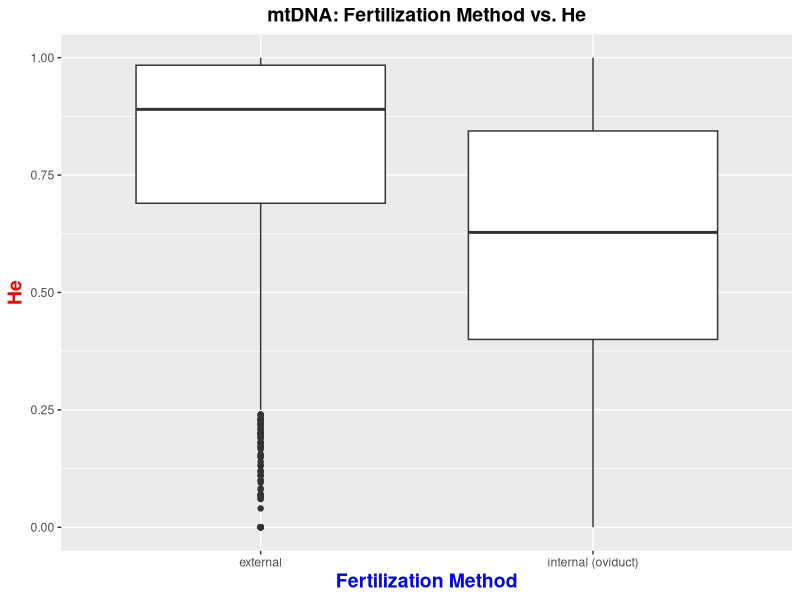
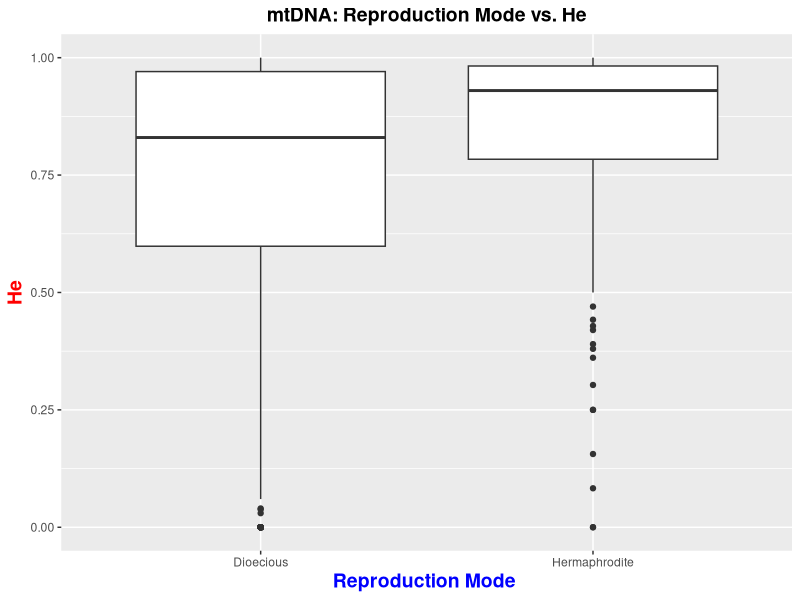
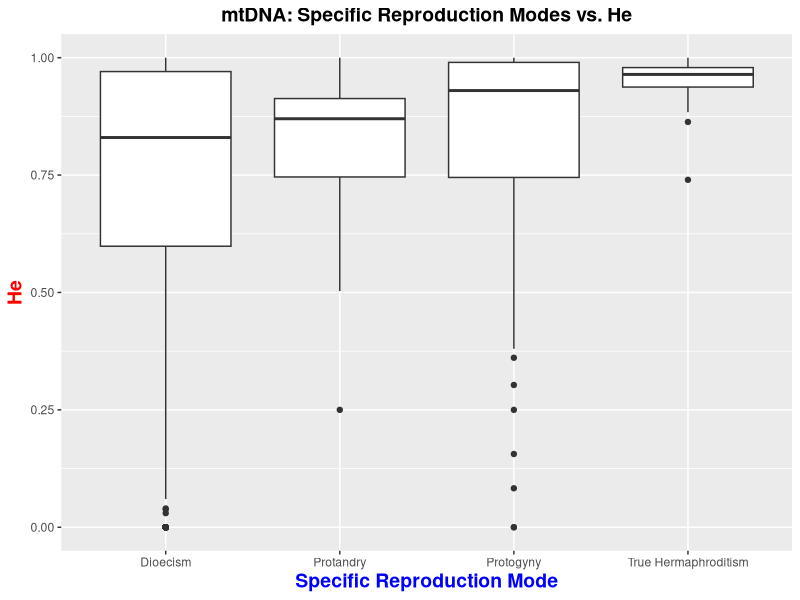
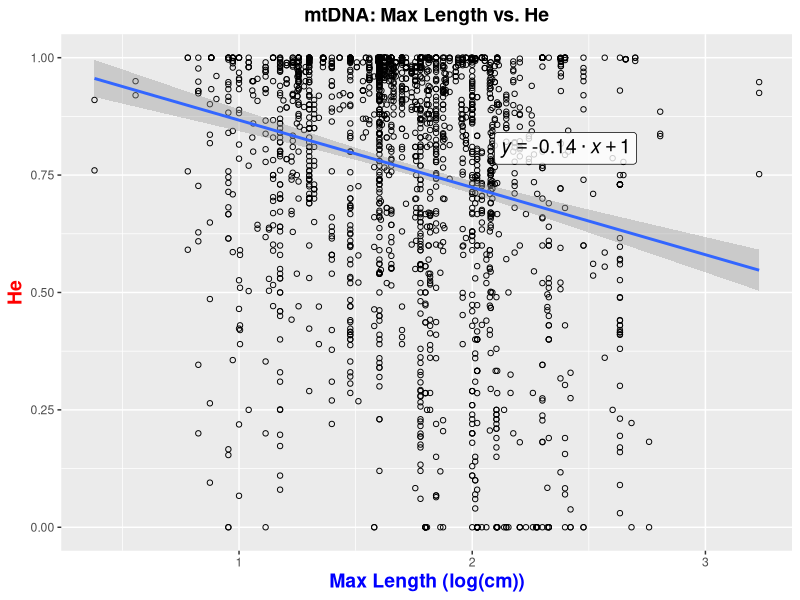
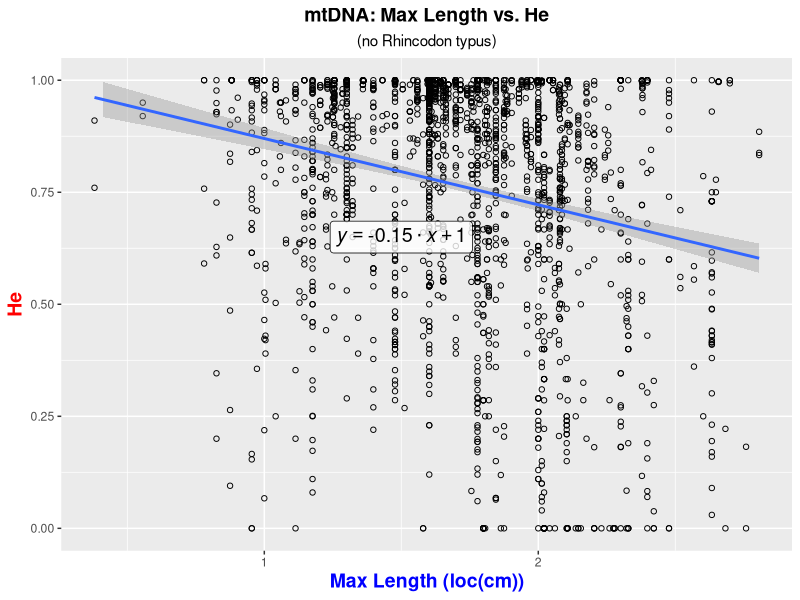
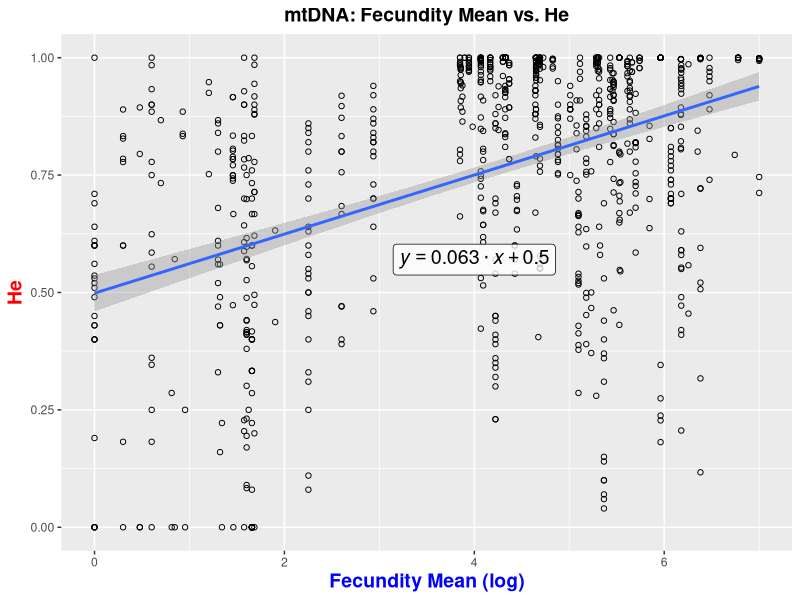
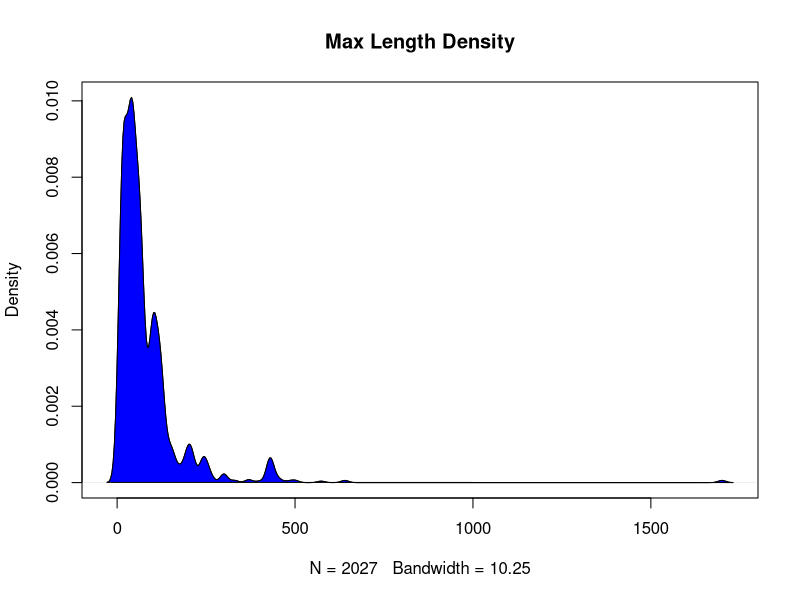
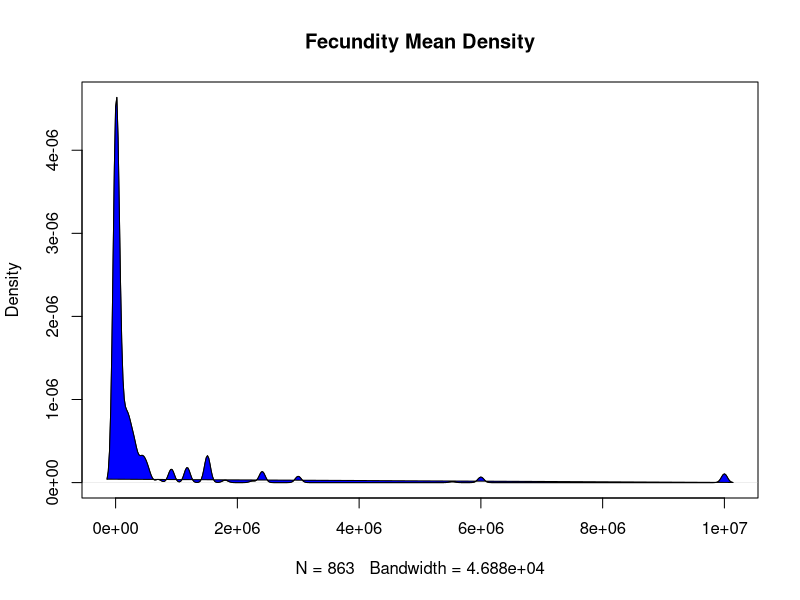

Recreate these plots in R, in order. (Note: this script raises an error after producing the figures.)
################################################### Script for Analyzing Data  #######################################################

#analyzes mtDNA & msat datasets

##########################################################################################################################################

######### Set-up #########

#clear environment
remove(list = ls())

#load libraries
library(tidyverse)
library(dplyr)

#read in data
mtdna_data <- read.csv("mtdna_final_data.csv", stringsAsFactors = FALSE) #read in 
msat_data <- read.csv("msat_final_data.csv", stringsAsFactors = FALSE) #read in 

############### mtDNA data set ############### 

#####Box Plots: Character Data#####

#Fertilization#

mtdna_data$final_fertilization <- NA #create new column to categorize fertilization methods

mtdna_data$final_fertilization [mtdna_data$fertilization =="external"]  <- "external"
mtdna_data$final_fertilization [mtdna_data$fertilization =="internal (oviduct)"] <- "internal (oviduct)"
mtdna_data$final_fertilization [mtdna_data$fertilization =="in brood pouch or similar structure"] <- "internal (oviduct)" #convert "in brood pouch or similar structure" to internal fertilization

mtdna_final_fertilization_He_no.na <- mtdna_data[!is.na(mtdna_data$final_fertilization) & !is.na(mtdna_data$He),] #create new table that excludes NA's from columns of interest

theme_update(plot.title = element_text(hjust = 0.5), plot.subtitle = element_text(hjust = 0.5)) #centered plot title

ggplot(mtdna_final_fertilization_He_no.na) + geom_boxplot(aes(x = final_fertilization, y = He)) + #final fertilization & He box plot
  ggtitle("mtDNA: Fertilization Method vs. He") + #add plot title
  xlab("Fertilization Method") + ylab("He") + #add axis labels
  theme(                                 #specify characteristics of the plot 
    plot.title = element_text(size=14, face="bold"), 
    axis.title.x = element_text(color="blue", size=14, face="bold"),
    axis.title.y = element_text(color="red", size=14, face="bold"))

#Reproduction Mode#

#combine protandry, protogyny, and true hermaphroditism into "Hermpahrodites"

mtdna_data$final_reproductionmode <- NA #create new column to categorize reproduction mode

mtdna_data$final_reproductionmode  [mtdna_data$reproductionmode =="dioecism"]  <- "Dioecious"
mtdna_data$final_reproductionmode  [mtdna_data$reproductionmode =="protogyny"] <- "Hermaphrodite" #for protogyny, label as "Hermpahrodites"
mtdna_data$final_reproductionmode  [mtdna_data$reproductionmode =="protandry"] <- "Hermaphrodite" #for protandry, label as "Hermpahrodites"
mtdna_data$final_reproductionmode  [mtdna_data$reproductionmode =="true hermaphroditism"] <- "Hermaphrodite" #for true hermaphroditism, label as "Hermpahrodites"

mtdna_final_reproductionmode_He_no.na <- mtdna_data[!is.na(mtdna_data$final_reproductionmode ) & !is.na(mtdna_data$He),] #create new table that excludes NA's from columns of interest

ggplot(mtdna_final_reproductionmode_He_no.na ) + geom_boxplot(aes(x = final_reproductionmode , y = He)) + #final reproduction mode & He box plot
  ggtitle("mtDNA: Reproduction Mode vs. He") + #add plot title
  xlab("Reproduction Mode ") + ylab("He") + #add axis labels
  theme(                                 #specify characteristics of the plot 
    plot.title = element_text(size=14, face="bold"), 
    axis.title.x = element_text(color="blue", size=14, face="bold"),
    axis.title.y = element_text(color="red", size=14, face="bold"))

#Specific Reproduction Modes#

mtdna_data$specific.repro_mode <- NA #create new column to categorize hermaphrodite type

mtdna_data$specific.repro_mode  [mtdna_data$reproductionmode =="dioecism"]  <- "Dioecism"
mtdna_data$specific.repro_mode  [mtdna_data$reproductionmode =="protogyny"] <- "Protogyny"
mtdna_data$specific.repro_mode  [mtdna_data$reproductionmode =="protandry"] <- "Protandry"
mtdna_data$specific.repro_mode  [mtdna_data$reproductionmode =="true hermaphroditism"] <- "True Hermaphroditism"

mtdna_reproduction_type_He_no.na <- mtdna_data[!is.na(mtdna_data$specific.repro_mode ) & !is.na(mtdna_data$He),] #create new table that excludes NA's from columns of interest

ggplot(mtdna_reproduction_type_He_no.na ) + geom_boxplot(aes(x = specific.repro_mode , y = He)) + #hermaphrodite type mode & He box plot
  ggtitle("mtDNA: Specific Reproduction Modes vs. He") + #add plot title
  xlab("Specific Reproduction Mode") + ylab("He") + #add axis labels
  theme(                                 #specify characteristics of the plot 
    plot.title = element_text(size=14, face="bold"), 
    axis.title.x = element_text(color="blue", size=14, face="bold"),
    axis.title.y = element_text(color="red", size=14, face="bold"))

#####Scatter Plots: Numerical Data#####

#Max Length#

#w/ Rhincodon typus outlier
mtdna_maxlength_He_no.na <- mtdna_data[!is.na(mtdna_data$maxlength) & !is.na(mtdna_data$He),] #create new table that excludes NA's from columns of interest

mtdna_maxlength_He_no.na$logtransform.maxlength <- NA #add column to do a log transformation for max length

for (i in 1:nrow(mtdna_maxlength_He_no.na)) { #get log transformation data
  cat(paste(i, " ", sep = ''))
  mtdna_maxlength_He_no.na$logtransform.maxlength <- log10(mtdna_maxlength_He_no.na$maxlength)
}

lm_eqn = function(x, y, df){ #set up formula for regression line equation
  m <- lm(y ~ x, df);
  eq <- substitute(italic(y) == b %.% italic(x) + a,
                   list(a = format(coef(m)[[1]], digits = 2), 
                        b = format(coef(m)[[2]], digits = 2)))
  as.character(as.expression(eq));                 
}

ggplot(mtdna_maxlength_He_no.na, aes(x=logtransform.maxlength, y = He)) + #max length & He scatter plot
  geom_point(shape=1) +    # Use hollow circles
  geom_smooth(method=lm,   # Add linear regression line
              se=TRUE, formula = y ~ x) +
  ylim(0,1)+                              #create limits
  coord_cartesian(ylim = c(0, 1)) +
  ggtitle("mtDNA: Max Length vs. He") + #add plot title
  xlab("Max Length (log(cm))") + ylab("He") + #add axis labels
  theme(                                 #specify characteristics of the plot 
    plot.title = element_text(size=14, face="bold"),
    axis.title.x = element_text(color="blue", size=14, face="bold"),
    axis.title.y = element_text(color="red", size=14, face="bold"))+
  annotate(geom="label", x = 2.4, y = .807, label = lm_eqn(mtdna_maxlength_He_no.na$logtransform.maxlength, mtdna_maxlength_He_no.na$He, mtdna_maxlength_He_no.na), 
           color="black", size = 5, parse=TRUE, alpha=0.80)  #add regression line equation

#w/out Rhincodon typus outlier
mtdna_maxlength_He_no.na_nowhaleshark <- mtdna_maxlength_He_no.na[!(mtdna_maxlength_He_no.na$spp=="Rhincodon typus"),] #exclude Rhincodon typus

mtdna_maxlength_He_no.na_nowhaleshark$logtransform.maxlength_noRT <- NA #add column to do a log transformation for max length

for (i in 1:nrow(mtdna_maxlength_He_no.na_nowhaleshark)) { #get log transformation data
  cat(paste(i, " ", sep = ''))
  mtdna_maxlength_He_no.na_nowhaleshark$logtransform.maxlength_noRT <- log10(mtdna_maxlength_He_no.na_nowhaleshark$maxlength)
}

ggplot(mtdna_maxlength_He_no.na_nowhaleshark, aes(x= logtransform.maxlength_noRT, y= He)) + #max length & He scatter plot
  geom_point(shape=1) +    # Use hollow circles
  geom_smooth(method=lm,   # Add linear regression line
              se=TRUE) +
  ylim(0,1)+                              #create limits
  coord_cartesian(ylim = c(0, 1)) +
  ggtitle("mtDNA: Max Length vs. He", subtitle= "(no Rhincodon typus)") + #add plot title
  xlab("Max Length (loc(cm))") + ylab("He") + #add axis labels
  theme(                                 #specify characteristics of the plot 
    plot.title = element_text(size=14, face="bold"),
    axis.title.x = element_text(color="blue", size=14, face="bold"),
    axis.title.y = element_text(color="red", size=14, face="bold"))+
  annotate(geom="label", x = 1.5, y = 0.65, label = lm_eqn(mtdna_maxlength_He_no.na_nowhaleshark$logtransform.maxlength_noRT, mtdna_maxlength_He_no.na_nowhaleshark$He, mtdna_maxlength_He_no.na_nowhaleshark), 
           color="black", size = 5, parse=TRUE, alpha=0.80) #add regression line equation

#Fecundity Mean#
 mtdna_fecundity_He_no.na <- mtdna_data[!is.na(mtdna_data$fecundity_mean) & !is.na(mtdna_data$He),] #create new table that excludes NA's from columns of interest
 
mtdna_fecundity_He_no.na$logtransform.fecundity <- NA #add column to do a log transformation for fecundity mean

for (i in 1:nrow(mtdna_fecundity_He_no.na)) { #get log transformation data
  cat(paste(i, " ", sep = ''))
  mtdna_fecundity_He_no.na$logtransform.fecundity <- log10(mtdna_fecundity_He_no.na$fecundity_mean)
}

ggplot(mtdna_fecundity_He_no.na, aes(x= logtransform.fecundity, y= He)) + #fecundity mean & He scatter plot
  geom_point(shape=1) +    # Use hollow circles
  geom_smooth(method=lm,   # Add linear regression line
              se=TRUE) +
  ylim(0,1)+                              #create limits
  coord_cartesian(ylim = c(0, 1)) +
  ggtitle("mtDNA: Fecundity Mean vs. He") + #add plot title
  xlab("Fecundity Mean (log)") + ylab("He") + #add axis labels
  theme(                                 #specify characteristics of the plot 
    plot.title = element_text(size=14, face="bold"),
    axis.title.x = element_text(color="blue", size=14, face="bold"),
    axis.title.y = element_text(color="red", size=14, face="bold"))+
  annotate(geom="label", x = 4, y = 0.57, label = lm_eqn(mtdna_fecundity_He_no.na$logtransform.fecundity, mtdna_fecundity_He_no.na$He, mtdna_fecundity_He_no.na), 
           color="black", size = 5, parse=TRUE, alpha=0.80) #add regression line equation


#####Density Plots: Numerical Data#####

#Max Length#
plot(density(mtdna_maxlength_He_no.na$maxlength), main="Max Length Density") #create density plot for max length
polygon(density(mtdna_maxlength_He_no.na$maxlength), main="Max Length Density", col="blue") #specify characteristics of plot

#Fecundity Mean#
plot(density(mtdna_fecundity_He_no.na$fecundity_mean), main="Fecundity Mean Density") #create density plot for fecundity mean
polygon(density(mtdna_fecundity_He_no.na$fecundity_mean), main="Fecundity Mean Density", col="blue") #specify characteristics of plot

#####T-Tests: Character Data#####

#Fertilization#

external.mtdna <- mtdna_final_fertilization_He_no.na$He[mtdna_final_fertilization_He_no.na$final_fertilization=="external"] #create vector for one aspect of t-test
internal.mtdna <- mtdna_final_fertilization_He_no.na$He[mtdna_final_fertilization_He_no.na$final_fertilization=="internal (oviduct)"] #create vector

fertilization_ttest.mtdna <- t.test(external.mtdna, internal.mtdna, var.equal=TRUE) #combine created vectors & perform t-test

#Reproduction Mode#

dioecism.mtdna <- mtdna_final_reproductionmode_He_no.na$He[mtdna_final_reproductionmode_He_no.na$final_reproductionmode=="Dioecious"] #create vector for one aspect of t-test
hermaphrodite.mtdna <- mtdna_final_reproductionmode_He_no.na$He[mtdna_final_reproductionmode_He_no.na$final_reproductionmode=="Hermaphrodite"] #create vector

reproductionmode_ttest.mtdna <- t.test(dioecism.mtdna, hermaphrodite.mtdna, var.equal=TRUE) #combine created vectors & perform t-test

#Specific Reproduction Modes: ANOVA TEST#

specific.repro_modeanovamtdna <- aov(He ~ specific.repro_mode, data = mtdna_reproduction_type_He_no.na) #perform anova test

#####Wilcoxon Tests: Numerical Data#####

#Max Length#
wilcox.test( mtdna_maxlength_He_no.na[ ,'maxlength'] , mtdna_maxlength_He_no.na[ , 'He'], paired=T) #run Wilcoxon test on max length & He


#Fecundity Mean#
wilcox.test( mtdna_fecundity_He_no.na[ ,'fecundity_mean'] , mtdna_fecundity_He_no.na[ , 'He'], paired=T) #run Wilcoxon test on max length & He

#####Shapiro-Wilk Tests: Numerical Data#####

#Max Length#
shapiro.test(mtdna_maxlength_He_no.na$maxlength) #run Shapiro-Wilk test on max length & He

#Fecundity Mean#
shapiro.test(mtdna_fecundity_He_no.na$fecundity_mean) #run Shapiro-Wilk test on max length & He


####################################################################################

############### msat Data Set ############### 

#####Box Plots: Character Data#####

#Fertilization#
msat_data$final_fertilization <- NA #create new column to categorize fertilization methods

msat_data$final_fertilization [msat_data$fertilization =="external"]  <- "external"
msat_data$final_fertilization [msat_data$fertilization =="internal (oviduct)"] <- "internal (oviduct)"
msat_data$final_fertilization [msat_data$fertilization =="in brood pouch or similar structure"] <- "internal (oviduct)" #convert "in brood pouch or similar structure" to internal fertilization

msat_final_fertilization_He_no.na <- msat_data[!is.na(msat_data$final_fertilization) & !is.na(msat_data$He),] #create new table that excludes NA's from columns of interest

ggplot(msat_final_fertilization_He_no.na) + geom_boxplot(aes(x = final_fertilization, y = He)) + #final fertilization & He box plot
ggtitle("msat: Fertilization Method vs. He") + #add plot title
  xlab("Fertilization Method") + ylab("He") + #add axis labels
  theme(                                 #specifying characteristics of the plot 
    plot.title = element_text(size=14, face="bold"),
    axis.title.x = element_text(color="blue", size=14, face="bold"),
    axis.title.y = element_text(color="red", size=14, face="bold"))

#Reproduction Mode#
msat_data$final_reproductionmode <- NA #create new column to categorize reproduction mode

msat_data$final_reproductionmode  [msat_data$reproductionmode =="dioecism"]  <- "Dioecious"
msat_data$final_reproductionmode  [msat_data$reproductionmode =="protogyny"] <- "Hermaphrodite" #for protogyny, label as "Hermpahrodites"
msat_data$final_reproductionmode  [msat_data$reproductionmode =="protandry"] <- "Hermaphrodite" #for protandry, label as "Hermpahrodites"
msat_data$final_reproductionmode  [msat_data$reproductionmode =="true hermaphroditism"] <- "Hermaphrodite" #for true hermaphroditism, label as "Hermpahrodites"

msat_final_reproductionmode_He_no.na <- msat_data[!is.na(msat_data$final_reproductionmode ) & !is.na(msat_data$He),] #create new table that excludes NA's from columns of interest

ggplot(msat_final_reproductionmode_He_no.na ) + geom_boxplot(aes(x = final_reproductionmode , y = He)) + #final reproduction mode & He box plot
  ggtitle("msat: Reproduction Mode vs. He") + #add plot title
  xlab("Reproduction Mode ") + ylab("He") + #add axis labels
  theme(                                 #specifying characteristics of the plot 
    plot.title = element_text(size=14, face="bold"),
    axis.title.x = element_text(color="blue", size=14, face="bold"),
    axis.title.y = element_text(color="red", size=14, face="bold"))

#Specific Reproduction Mode#

msat_data$specific.repro_mode <- NA #create new column to categorize reproduction type

msat_data$specific.repro_mode  [msat_data$reproductionmode =="dioecism"]  <- "Dioecism"
msat_data$specific.repro_mode  [msat_data$reproductionmode =="protogyny"] <- "Protogyny"
msat_data$specific.repro_mode  [msat_data$reproductionmode =="protandry"] <- "Protandry"
msat_data$specific.repro_mode  [msat_data$reproductionmode =="true hermaphroditism"] <- "True Hermaphroditism"

msat_reproduction_type_He_no.na <- msat_data[!is.na(msat_data$specific.repro_mode ) & !is.na(msat_data$He),] #create new table that excludes NA's from columns of interest

ggplot(msat_reproduction_type_He_no.na ) + geom_boxplot(aes(x = specific.repro_mode , y = He)) + #hermaphrodite type mode & He box plot
  ggtitle("msat: Specific Reproduction Modes vs. He") + #add plot title
  xlab("Specific Reproduction Mode") + ylab("He") + #add axis labels
  theme(                                 #specify characteristics of the plot 
    plot.title = element_text(size=14, face="bold"), 
    axis.title.x = element_text(color="blue", size=14, face="bold"),
    axis.title.y = element_text(color="red", size=14, face="bold"))

#####Scatter Plots: Numerical Data#####

#Max Length#

#w/ Rhincodon typus outlier
msat_maxlength_He_no.na <- msat_data[!is.na(msat_data$maxlength) & !is.na(msat_data$He),] #create new table that excludes NA's from columns of interest

msat_maxlength_He_no.na$logtransform.maxlength <- NA #add column to do a log transformation for max length

for (i in 1:nrow(msat_maxlength_He_no.na)) { #get log transformation data
  cat(paste(i, " ", sep = ''))
  msat_maxlength_He_no.na$logtransform.maxlength <- log10(msat_maxlength_He_no.na$maxlength)
}

ggplot(msat_maxlength_He_no.na, aes(x= logtransform.maxlength, y= He)) + #max length & He scatter plot
  geom_point(shape=1) +    # Use hollow circles
  geom_smooth(method=lm,   # Add linear regression line
              se=TRUE) + 
  ylim(0,1)+                              #create limits
  coord_cartesian(ylim = c(0, 1)) +
  ggtitle("msat: Max Length vs. He") + #add plot title
   xlab("Max Length (log(cm))") + ylab("He") + #add axis labels
    theme(                                 #specifying characteristics of the plot 
      plot.title = element_text(size=14, face="bold"),
      axis.title.x = element_text(color="blue", size=14, face="bold"),
      axis.title.y = element_text(color="red", size=14, face="bold"))+
  annotate(geom = "label", x = 1.8, y = 0.83, label = lm_eqn(msat_maxlength_He_no.na$logtransform.maxlength, msat_maxlength_He_no.na$He, msat_maxlength_He_no.na), 
           color="black", size = 5, parse=TRUE, alpha = 0.8) #add regression line equation


#w/out Rhincodon typus outlier
msat_maxlength_He_no.na_nowhaleshark <- msat_maxlength_He_no.na[!(msat_maxlength_He_no.na$spp=="Rhincodon typus"),] #exclude Rhincodon typus

msat_maxlength_He_no.na_nowhaleshark$logtransform.maxlength_noRT <- NA #add column to do a log transformation for max length

for (i in 1:nrow(msat_maxlength_He_no.na_nowhaleshark)) { #get log transformation data
  cat(paste(i, " ", sep = ''))
  msat_maxlength_He_no.na_nowhaleshark$logtransform.maxlength_noRT <- log10(msat_maxlength_He_no.na_nowhaleshark$maxlength)
}

ggplot(msat_maxlength_He_no.na_nowhaleshark, aes(x= logtransform.maxlength_noRT, y= He)) + #max length & He scatter plot
  geom_point(shape=1) +    # Use hollow circles
  geom_smooth(method=lm,   # Add linear regression line
              se=TRUE) +
  ylim(0,1)+                              #create limits
  coord_cartesian(ylim = c(0, 1)) +
  ggtitle("msat: Max Length vs. He", subtitle= "(no Rhincodon typus)") + #add plot title
  xlab("Max Length (log(cm))") + ylab("He") + #add axis labels
  theme(                                 #specify characteristics of the plot 
    plot.title = element_text(size=14, face="bold"),
    axis.title.x = element_text(color="blue", size=14, face="bold"),
    axis.title.y = element_text(color="red", size=14, face="bold"))+
  annotate(geom="label", x = 1.9, y = 0.83, label = lm_eqn(msat_maxlength_He_no.na_nowhaleshark$logtransform.maxlength_noRT, msat_maxlength_He_no.na_nowhaleshark$He, msat_maxlength_He_no.na_nowhaleshark), 
           color="black", size = 5, parse=TRUE, alpha = 0.8) #add regression line equation


#Fecundity Mean#
msat_fecundity_He_no.na <- msat_data[!is.na(msat_data$fecundity_mean) & !is.na(msat_data$He),] #create new table that excludes NA's from columns of interest

msat_fecundity_He_no.na$logtransform.fecundity <- NA #add column to do a log transformation for fecundity mean

for (i in 1:nrow(msat_fecundity_He_no.na)) { #get log transformation data
  cat(paste(i, " ", sep = ''))
  msat_fecundity_He_no.na$logtransform.fecundity <- log10(msat_fecundity_He_no.na$fecundity_mean)
}
       
ggplot(msat_fecundity_He_no.na, aes(x= logtransform.fecundity, y= He)) + #fecundity mean & He scatter plot
  geom_point(shape=1) +    # Use hollow circles
  geom_smooth(method=lm,   # Add linear regression line
    se=TRUE) +
  ylim(0,1)+                              #create limits
  coord_cartesian(ylim = c(0, 1)) +
  ggtitle("msat: Fecundity Mean vs. He") + #add plot title
  xlab("Fecundity Mean (log)") + ylab("He") + #add plot title
  theme(                                 #specifying characteristics of the plot 
    plot.title = element_text(size=14, face="bold"),
    axis.title.x = element_text(color="blue", size=14, face="bold"),
    axis.title.y = element_text(color="red", size=14, face="bold"))+
  annotate(geom="label", x = 3.5, y = 0.83, label = lm_eqn(msat_fecundity_He_no.na$logtransform.fecundity, msat_fecundity_He_no.na$He, msat_fecundity_He_no.na), 
           color="black", size = 5, parse=TRUE, alpha = 0.8) #add regression line equation

#####Density Plots: Numerical Data#####

#Max Length#
plot(density(msat_maxlength_He_no.na$maxlength), main="msat: Max Length Density") #create density plot for max length
polygon(density(msat_maxlength_He_no.na$maxlength), main="msat: Max Length Density", col="blue") #specify characteristics of plot

#Fecundity Mean#
plot(density(msat_fecundity_He_no.na$fecundity_mean), main="msat: Fecundity Mean Density") #create density plot for fecundity mean
polygon(density(msat_fecundity_He_no.na$fecundity_mean), main="msat: Fecundity Mean Density", col="blue") #specify characteristics of plot

#####T-Tests: Character Data#####

#Fertilization#

external.msat <- msat_final_fertilization_He_no.na$He[msat_final_fertilization_He_no.na$final_fertilization=="external"] #create vector for one aspect of t-test
internal.msat <- msat_final_fertilization_He_no.na$He[msat_final_fertilization_He_no.na$final_fertilization=="internal (oviduct)"] #create vector

fertilization_ttest.msat <- t.test(external.msat, internal.msat, var.equal=TRUE) #combine created vectors & perform t-test

#Reproduction Mode#

dioecism.msat <- msat_final_reproductionmode_He_no.na$He[msat_final_reproductionmode_He_no.na$final_reproductionmode=="Dioecious"] #create vector for one aspect of t-test
hermaphrodite.msat <- msat_final_reproductionmode_He_no.na$He[msat_final_reproductionmode_He_no.na$final_reproductionmode=="Hermaphrodite"] #create vector

reproductionmode_ttest.msat <- t.test(dioecism.msat, hermaphrodite.msat, var.equal=TRUE) #combine created vectors & perform t-test

#Specific Reproduction Modes: ANOVA TEST#

specific.repro_modeanovamsat <- aov(He ~ specific.repro_mode, data = msat_reproduction_type_He_no.na) #perform anova test

#####Wilcoxon Tests: Numerical Data#####

#Max Length#
wilcox.test( msat_maxlength_He_no.na[ ,'maxlength'] , msat_maxlength_He_no.na[ , 'He'], paired=T) #run Wilcoxon test on max length & He

#Fecundity Mean#
wilcox.test( msat_fecundity_He_no.na[ ,'fecundity_mean'] , msat_fecundity_He_no.na[ , 'He'], paired=T) #run Wilcoxon test on fecundity & He


#####Shapiro-Wilk Tests: Numerical Data#####

shapiro.test(msat_maxlength_He_no.na$maxlength) #run Shapiro-Wilk test on max length & He

shapiro.test(msat_fecundity_He_no.na$fecundity_mean) #run Shapiro-Wilk test on fecundity mean & He

####################################################################################

############### Comparing mtDNA and msat Data ############### 

#####Box Plots: Character Data#####

#Fertilization#

final_fertilization_all = merge(mtdna_final_fertilization_He_no.na, msat_final_fertilization_He_no.na, all=TRUE, no.dups= TRUE, all.x=TRUE, all.y=TRUE) #merge final fertilization data form mtdna and msat together

final_fertilization_all$markertype <- NA #create new column to categorize marker type

#add marker type based on file type
final_fertilization_all$markertype [final_fertilization_all$file == "mtdna101"]  <- "mtDNA"
final_fertilization_all$markertype [final_fertilization_all$file == "mtdna102"]  <- "mtDNA"
final_fertilization_all$markertype [final_fertilization_all$file == "mtdna103"]  <- "mtDNA"
final_fertilization_all$markertype [final_fertilization_all$file == "msats000"]  <- "msat" 
final_fertilization_all$markertype [final_fertilization_all$file == "msats001"]  <- "msat"
final_fertilization_all$markertype [final_fertilization_all$file == "msats002"]  <- "msat"
final_fertilization_all$markertype [final_fertilization_all$file == "msats200"]  <- "msat" 
final_fertilization_all$markertype [final_fertilization_all$file == "msats201"]  <- "msat" 
final_fertilization_all$markertype [final_fertilization_all$file == "msats100"]  <- "msat" 
final_fertilization_all$markertype [final_fertilization_all$file == "msats101"]  <- "msat" 
final_fertilization_all$markertype [final_fertilization_all$file == "msats301"]  <- "msat" 
final_fertilization_all$markertype [final_fertilization_all$file == "msats302"]  <- "msat" 
final_fertilization_all$markertype [final_fertilization_all$file == "msats303"]  <- "msat" 
final_fertilization_all$markertype [final_fertilization_all$file == "msats304"]  <- "msat" 
final_fertilization_all$markertype [final_fertilization_all$file == "msats305"]  <- "msat"
final_fertilization_all$markertype [final_fertilization_all$file ==	"ppdat"]  <- "msat" 

theme_update(plot.title = element_text(hjust = 0.5), plot.subtitle = element_text(hjust = 0.5)) #centered plot title

ggplot(final_fertilization_all) + geom_boxplot(aes(x = final_fertilization, y = He, fill=markertype)) + #final fertilization & He box plot
  ggtitle("Fertilization Method vs. He", subtitle= "msat vs. mtDNA") + #add plot title
  xlab("Fertilization Method") + ylab("He") + #add axis labels
  theme(                                 #specify characteristics of the plot 
    plot.title = element_text(size=14, face="bold"), 
    axis.title.x = element_text(color="blue", size=14, face="bold"),
    axis.title.y = element_text(color="red", size=14, face="bold"))+
  scale_fill_manual(values=c("turquoise2", "darkcyan"))
 
#Reproduction Mode#
reproductionmode_all = merge(msat_final_reproductionmode_He_no.na, mtdna_final_reproductionmode_He_no.na, all=TRUE, no.dups= TRUE, all.x=TRUE, all.y=TRUE) #merge final fertilization data form mtdna and msat together

reproductionmode_all$markertype <- NA #create new column to categorize marker type

#add marker type based on file type
reproductionmode_all$markertype [reproductionmode_all$file == "mtdna101"]  <- "mtDNA"
reproductionmode_all$markertype [reproductionmode_all$file == "mtdna102"]  <- "mtDNA"
reproductionmode_all$markertype [reproductionmode_all$file == "mtdna103"]  <- "mtDNA"
reproductionmode_all$markertype [reproductionmode_all$file == "msats000"]  <- "msat" 
reproductionmode_all$markertype [reproductionmode_all$file == "msats001"]  <- "msat"
reproductionmode_all$markertype [reproductionmode_all$file == "msats002"]  <- "msat"
reproductionmode_all$markertype [reproductionmode_all$file == "msats200"]  <- "msat" 
reproductionmode_all$markertype [reproductionmode_all$file == "msats201"]  <- "msat" 
reproductionmode_all$markertype [reproductionmode_all$file == "msats100"]  <- "msat" 
reproductionmode_all$markertype [reproductionmode_all$file == "msats101"]  <- "msat" 
reproductionmode_all$markertype [reproductionmode_all$file == "msats301"]  <- "msat" 
reproductionmode_all$markertype [reproductionmode_all$file == "msats302"]  <- "msat" 
reproductionmode_all$markertype [reproductionmode_all$file == "msats303"]  <- "msat" 
reproductionmode_all$markertype [reproductionmode_all$file == "msats304"]  <- "msat" 
reproductionmode_all$markertype [reproductionmode_all$file == "msats305"]  <- "msat"
reproductionmode_all$markertype [reproductionmode_all$file ==	"ppdat"]  <- "msat" 

theme_update(plot.title = element_text(hjust = 0.5), plot.subtitle = element_text(hjust = 0.5)) #centered plot title

ggplot(reproductionmode_all) + geom_boxplot(aes(x = final_reproductionmode, y = He, fill= markertype)) + #final fertilization & He box plot
  ggtitle("Reproduction Mode vs. He", subtitle= "msat vs. mtDNA") + #add plot title
  xlab("Reproduction Mode") + ylab("He") + #add axis labels
  theme(                                 #specify characteristics of the plot 
    plot.title = element_text(size=14, face="bold"), 
    axis.title.x = element_text(color="blue", size=14, face="bold"),
    axis.title.y = element_text(color="red", size=14, face="bold"))+
  scale_fill_manual(values=c("turquoise2", "darkcyan"))


#Specific Reproduction Mode#
specificreproductionmode_all = merge(msat_reproduction_type_He_no.na, mtdna_reproduction_type_He_no.na, all=TRUE, no.dups= TRUE, all.x=TRUE, all.y=TRUE) #merge final fertilization data form mtdna and msat together

specificreproductionmode_all$markertype <- NA #create new column to categorize marker type

#add marker type based on file type
specificreproductionmode_all$markertype [specificreproductionmode_all$file == "mtdna101"]  <- "mtDNA"
specificreproductionmode_all$markertype [specificreproductionmode_all$file == "mtdna102"]  <- "mtDNA"
specificreproductionmode_all$markertype [specificreproductionmode_all$file == "mtdna103"]  <- "mtDNA"
specificreproductionmode_all$markertype [specificreproductionmode_all$file == "msats000"]  <- "msat" 
specificreproductionmode_all$markertype [specificreproductionmode_all$file == "msats001"]  <- "msat"
specificreproductionmode_all$markertype [specificreproductionmode_all$file == "msats002"]  <- "msat"
specificreproductionmode_all$markertype [specificreproductionmode_all$file == "msats200"]  <- "msat" 
specificreproductionmode_all$markertype [specificreproductionmode_all$file == "msats201"]  <- "msat" 
specificreproductionmode_all$markertype [specificreproductionmode_all$file == "msats100"]  <- "msat" 
specificreproductionmode_all$markertype [specificreproductionmode_all$file == "msats101"]  <- "msat" 
specificreproductionmode_all$markertype [specificreproductionmode_all$file == "msats301"]  <- "msat" 
specificreproductionmode_all$markertype [specificreproductionmode_all$file == "msats302"]  <- "msat" 
specificreproductionmode_all$markertype [specificreproductionmode_all$file == "msats303"]  <- "msat" 
specificreproductionmode_all$markertype [specificreproductionmode_all$file == "msats304"]  <- "msat" 
specificreproductionmode_all$markertype [specificreproductionmode_all$file == "msats305"]  <- "msat"
specificreproductionmode_all$markertype [specificreproductionmode_all$file ==	"ppdat"]  <- "msat" 

theme_update(plot.title = element_text(hjust = 0.5), plot.subtitle = element_text(hjust = 0.5)) #centered plot title

ggplot(specificreproductionmode_all) + geom_boxplot(aes(x = specific.repro_mode, y = He, fill=markertype)) + #final fertilization & He box plot
  ggtitle("Specific Reproduction Modes vs. He", subtitle= "msat vs. mtDNA") + #add plot title
  xlab("Specific Reproduction Mode") + ylab("He") + #add axis labels
  theme(                                 #specify characteristics of the plot 
    plot.title = element_text(size=14, face="bold"), 
    axis.title.x = element_text(color="blue", size=14, face="bold"),
    axis.title.y = element_text(color="red", size=14, face="bold"))+
  scale_fill_manual(values=c("turquoise2", "darkcyan")) + 
  scale_x_discrete(labels = function(x) stringr::str_wrap(x, width = 5))


#####Scatter Plots: Numerical Data#####

#Max Length#

#w/ Rhincodon typus outlier
final_maxlength_all = merge(mtdna_maxlength_He_no.na, msat_maxlength_He_no.na, all=TRUE, no.dups= TRUE, all.x=TRUE, all.y=TRUE) #merge final fertilization data form mtdna and msat together

final_maxlength_all$markertype <- NA #create new column to categorize marker type

#add marker type based on file type
final_maxlength_all$markertype [final_maxlength_all$file == "mtdna101"]  <- "mtDNA"
final_maxlength_all$markertype [final_maxlength_all$file == "mtdna102"]  <- "mtDNA"
final_maxlength_all$markertype [final_maxlength_all$file == "mtdna103"]  <- "mtDNA"
final_maxlength_all$markertype [final_maxlength_all$file == "msats000"]  <- "msat" 
final_maxlength_all$markertype [final_maxlength_all$file == "msats001"]  <- "msat"
final_maxlength_all$markertype [final_maxlength_all$file == "msats002"]  <- "msat"
final_maxlength_all$markertype [final_maxlength_all$file == "msats200"]  <- "msat" 
final_maxlength_all$markertype [final_maxlength_all$file == "msats201"]  <- "msat" 
final_maxlength_all$markertype [final_maxlength_all$file == "msats100"]  <- "msat" 
final_maxlength_all$markertype [final_maxlength_all$file == "msats101"]  <- "msat" 
final_maxlength_all$markertype [final_maxlength_all$file == "msats301"]  <- "msat" 
final_maxlength_all$markertype [final_maxlength_all$file == "msats302"]  <- "msat" 
final_maxlength_all$markertype [final_maxlength_all$file == "msats303"]  <- "msat" 
final_maxlength_all$markertype [final_maxlength_all$file == "msats304"]  <- "msat" 
final_maxlength_all$markertype [final_maxlength_all$file == "msats305"]  <- "msat"
final_maxlength_all$markertype [final_maxlength_all$file ==	"ppdat"]  <- "msat" 

theme_update(plot.title = element_text(hjust = 0.5), plot.subtitle = element_text(hjust = 0.5)) #centered plot title

ggplot(final_maxlength_all, aes(x=logtransform.maxlength, y=He, col=markertype, shape=markertype)) + #max length & He scatter plot
  geom_point(aes(shape=markertype, fill=NULL)) +    # Use hollow circles
  geom_smooth(method=lm,   # Add linear regression line
             se=TRUE, color = "black", size = 1.5, fill = NA) + 
  geom_smooth(method=lm,   # Add linear regression line
              se=TRUE, size = 1.1, fill = NA) +
  ylim(0,1)+                              #create limits
  coord_cartesian(ylim = c(0, 1)) +
  ggtitle("Max Length vs. He", subtitle = "(w/ Rhincodon typus) msat vs. mtDNA") + #add plot title
  xlab("Max Length (log(cm))") + ylab("He") + #add axis labels
  theme(                                 #specifying characteristics of the plot 
    plot.title = element_text(size=14, face="bold"),
    axis.title.x = element_text(color="blue", size=14, face="bold"),
    axis.title.y = element_text(color="red", size=14, face="bold"))+
  annotate(geom="label", x = 1.5, y = 0.55, label = lm_eqn(msat_maxlength_He_no.na$logtransform.maxlength, msat_maxlength_He_no.na$He, msat_maxlength_He_no.na), 
           color="skyblue3", size = 5, parse=TRUE, alpha=0.8) + #add regression line equation
  annotate(geom="label", x = 2, y = 0.91, label = lm_eqn(mtdna_maxlength_He_no.na$logtransform.maxlength, mtdna_maxlength_He_no.na$He, mtdna_maxlength_He_no.na), 
           color="blue", size = 5, parse=TRUE, alpha = 0.8) + #add regression line equation
  scale_colour_manual(values=c("skyblue2","blue")) +
  scale_shape(solid = FALSE)

#w/out Rhincodon typus outlier
final_maxlength.nowhaleshark_all = merge(msat_maxlength_He_no.na_nowhaleshark, mtdna_maxlength_He_no.na_nowhaleshark, all=TRUE, no.dups= TRUE, all.x=TRUE, all.y=TRUE) #merge final fertilization data form mtdna and msat together

final_maxlength.nowhaleshark_all$markertype <- NA #create new column to categorize marker type

#add marker type based on file type
final_maxlength.nowhaleshark_all$markertype [final_maxlength.nowhaleshark_all$file == "mtdna101"]  <- "mtDNA"
final_maxlength.nowhaleshark_all$markertype [final_maxlength.nowhaleshark_all$file == "mtdna102"]  <- "mtDNA"
final_maxlength.nowhaleshark_all$markertype [final_maxlength.nowhaleshark_all$file == "mtdna103"]  <- "mtDNA"
final_maxlength.nowhaleshark_all$markertype [final_maxlength.nowhaleshark_all$file == "msats000"]  <- "msat" 
final_maxlength.nowhaleshark_all$markertype [final_maxlength.nowhaleshark_all$file == "msats001"]  <- "msat"
final_maxlength.nowhaleshark_all$markertype [final_maxlength.nowhaleshark_all$file == "msats002"]  <- "msat"
final_maxlength.nowhaleshark_all$markertype [final_maxlength.nowhaleshark_all$file == "msats200"]  <- "msat" 
final_maxlength.nowhaleshark_all$markertype [final_maxlength.nowhaleshark_all$file == "msats201"]  <- "msat" 
final_maxlength.nowhaleshark_all$markertype [final_maxlength.nowhaleshark_all$file == "msats100"]  <- "msat" 
final_maxlength.nowhaleshark_all$markertype [final_maxlength.nowhaleshark_all$file == "msats101"]  <- "msat" 
final_maxlength.nowhaleshark_all$markertype [final_maxlength.nowhaleshark_all$file == "msats301"]  <- "msat" 
final_maxlength.nowhaleshark_all$markertype [final_maxlength.nowhaleshark_all$file == "msats302"]  <- "msat" 
final_maxlength.nowhaleshark_all$markertype [final_maxlength.nowhaleshark_all$file == "msats303"]  <- "msat" 
final_maxlength.nowhaleshark_all$markertype [final_maxlength.nowhaleshark_all$file == "msats304"]  <- "msat" 
final_maxlength.nowhaleshark_all$markertype [final_maxlength.nowhaleshark_all$file == "msats305"]  <- "msat"
final_maxlength.nowhaleshark_all$markertype [final_maxlength.nowhaleshark_all$file ==	"ppdat"]  <- "msat" 

theme_update(plot.title = element_text(hjust = 0.5), plot.subtitle = element_text(hjust = 0.5)) #centered plot title

ggplot(final_maxlength.nowhaleshark_all, aes(x=logtransform.maxlength_noRT, y=He, col=markertype, shape=markertype)) + #max length w/out Rhincodon typus & He scatter plot
  geom_point(aes(shape=markertype, fill=NULL)) +    # Use hollow circles
  geom_smooth(method=lm,   # Add linear regression line
              se=TRUE, color = "black", size = 1.5, fill = NA) + 
  geom_smooth(method=lm,   # Add linear regression line
              se=TRUE, size = 1.1, fill = NA) +
  ylim(0,1)+                              #create limits
  coord_cartesian(ylim = c(0, 1)) +
  ggtitle("Max Length vs. He", subtitle = "(no Rhincodon typus) msat vs. mtDNA") + #add plot title
  xlab("Max Length (log(cm))") + ylab("He") + #add axis labels
  theme(                                 #specifying characteristics of the plot 
    plot.title = element_text(size=14, face="bold"),
    axis.title.x = element_text(color="blue", size=14, face="bold"),
    axis.title.y = element_text(color="red", size=14, face="bold"))+
  annotate(geom="label", x = 1.4, y = 0.62, label = lm_eqn(msat_maxlength_He_no.na_nowhaleshark$logtransform.maxlength, msat_maxlength_He_no.na_nowhaleshark$He, msat_maxlength_He_no.na_nowhaleshark), 
           color="skyblue2", size = 5, parse=TRUE, alpha=0.8) + #add regression line equation
  annotate(geom="label", x = 2, y = 0.90, label = lm_eqn(mtdna_maxlength_He_no.na_nowhaleshark$logtransform.maxlength, mtdna_maxlength_He_no.na_nowhaleshark$He, mtdna_maxlength_He_no.na_nowhaleshark), 
           color="blue", size = 5, parse=TRUE, alpha=0.8) + #add regression line equation
  scale_color_manual(values=c("skyblue2","blue")) +
  scale_shape(solid = FALSE)

#Fecundity Mean#

final_fecunditymean_all = merge(msat_fecundity_He_no.na, mtdna_fecundity_He_no.na, all=TRUE, no.dups= TRUE, all.x=TRUE, all.y=TRUE) #merge final fertilization data form mtdna and msat together

final_fecunditymean_all$markertype <- NA #create new column to categorize marker type

#add marker type based on file type
final_fecunditymean_all$markertype [final_fecunditymean_all$file == "mtdna101"]  <- "mtDNA"
final_fecunditymean_all$markertype [final_fecunditymean_all$file == "mtdna102"]  <- "mtDNA"
final_fecunditymean_all$markertype [final_fecunditymean_all$file == "mtdna103"]  <- "mtDNA"
final_fecunditymean_all$markertype [final_fecunditymean_all$file == "msats000"]  <- "msat" 
final_fecunditymean_all$markertype [final_fecunditymean_all$file == "msats001"]  <- "msat"
final_fecunditymean_all$markertype [final_fecunditymean_all$file == "msats002"]  <- "msat"
final_fecunditymean_all$markertype [final_fecunditymean_all$file == "msats200"]  <- "msat" 
final_fecunditymean_all$markertype [final_fecunditymean_all$file == "msats201"]  <- "msat" 
final_fecunditymean_all$markertype [final_fecunditymean_all$file == "msats100"]  <- "msat" 
final_fecunditymean_all$markertype [final_fecunditymean_all$file == "msats101"]  <- "msat" 
final_fecunditymean_all$markertype [final_fecunditymean_all$file == "msats301"]  <- "msat" 
final_fecunditymean_all$markertype [final_fecunditymean_all$file == "msats302"]  <- "msat" 
final_fecunditymean_all$markertype [final_fecunditymean_all$file == "msats303"]  <- "msat" 
final_fecunditymean_all$markertype [final_fecunditymean_all$file == "msats304"]  <- "msat" 
final_fecunditymean_all$markertype [final_fecunditymean_all$file == "msats305"]  <- "msat"
final_fecunditymean_all$markertype [final_fecunditymean_all$file ==	"ppdat"]  <- "msat" 

theme_update(plot.title = element_text(hjust = 0.5), plot.subtitle = element_text(hjust = 0.5)) #centered plot title

ggplot(final_fecunditymean_all, aes(x=logtransform.fecundity, y=He, col=markertype, shape=markertype)) + #fecundity mean & He scatter plot
  geom_point(aes(shape=markertype, fill=NULL)) +    # Use hollow circles
  geom_smooth(method=lm,   # Add linear regression line
              se=TRUE, color = "black", size = 1.5, fill = NA) + 
  geom_smooth(method=lm,   # Add linear regression line
              se=TRUE, size = 1.1, fill = NA) +
  ylim(0,1)+                              #create limits
  coord_cartesian(ylim = c(0, 1)) +
  ggtitle("Fecundity Mean vs. He", subtitle = "msat vs. mtDNA") + #add plot title
  xlab("Fecundity Mean (log)") + ylab("He") + #add axis labels
  theme(                                 #specifying characteristics of the plot 
    plot.title = element_text(size=14, face="bold"),
    axis.title.x = element_text(color="blue", size=14, face="bold"),
    axis.title.y = element_text(color="red", size=14, face="bold"))+
  annotate(geom="label", x = 2.8, y = 0.9, label = lm_eqn(msat_fecundity_He_no.na$logtransform.fecundity, msat_fecundity_He_no.na$He, msat_fecundity_He_no.na), 
           color="skyblue2", size = 5, parse=TRUE, alpha=0.8) + #add regression line equation
  annotate(geom="label", x = 3.4, y = 0.5, label = lm_eqn(mtdna_fecundity_He_no.na$logtransform.fecundity, mtdna_fecundity_He_no.na$He, mtdna_fecundity_He_no.na), 
           color="blue", size = 5, parse=TRUE, alpha=0.8) + #add regression line equation
  scale_color_manual(values=c("skyblue2","blue")) +
  scale_shape(solid = FALSE)


#####Anova Test: Combined Marker Character Data#####

#Fertilization#

fertilizationanova.all <- aov(He ~ final_fertilization * markertype, data = final_fertilization_all) #perform anova test for combined data

#Reproduction Mode#

reproductionmodeanova.all <- aov(He ~ final_reproductionmode * markertype, data = reproductionmode_all) #perform anova test for combined data

#Specific Reproduction Modes: ANOVA#

specific.repro_modeanova.all <- aov(He ~ specific.repro_mode * markertype, data = specificreproductionmode_all) #perform anova test for combined data
TukeyHSD(specific.repro_modeanova.all) #perform TukeyHSD to see full table of results

####################################################################################

############### mtDNA: Statistical Models ############### 

#####Numerical Data#####

#Max Length#

#w/ Rhincodon typus

mtdna_maxlength_He_no.na$success <- round(mtdna_maxlength_He_no.na$He*mtdna_maxlength_He_no.na$n) #create column of successes
mtdna_maxlength_He_no.na$failure <- round((1-mtdna_maxlength_He_no.na$He)*mtdna_maxlength_He_no.na$n) #create column of failures

ggplot(mtdna_maxlength_He_no.na, aes(x=maxlength, y=He)) + #max length vs. He scatter plot with statistical model
  geom_point(shape=1) +
  stat_smooth(method="glm",  method.args = list(family = "binomial"), formula= cbind(mtdna_maxlength_He_no.na$success, mtdna_maxlength_He_no.na$failure)~x) + #add generalized liner model line
  ggtitle("mtDNA:Max Length vs. He") + #add plot title
  xlab("Max Length (cm)") + ylab("He") + #add axis labels
  ylim(0,1)+                              #create limits
  theme(                                 #specify characteristics of the plot 
    plot.title = element_text(size=14, face="bold"),
    axis.title.x = element_text(color="blue", size=14, face="bold"),
    axis.title.y = element_text(color="red", size=14, face="bold"))

#w/out Rhincodon typus

mtdna_maxlength_He_no.na_nowhaleshark$success <- round(mtdna_maxlength_He_no.na_nowhaleshark$He*mtdna_maxlength_He_no.na_nowhaleshark$n) #create column of successes
mtdna_maxlength_He_no.na_nowhaleshark$failure <- round((1-mtdna_maxlength_He_no.na_nowhaleshark$He)*mtdna_maxlength_He_no.na_nowhaleshark$n) #create column of failures

ggplot(mtdna_maxlength_He_no.na_nowhaleshark, aes(x=maxlength, y=He)) + #max length w/out Rhincodon tyous vs. He scatter plot with statistical model
  geom_point(shape=1) +
  stat_smooth(method="glm",  method.args = list(family = "binomial"), formula= cbind(mtdna_maxlength_He_no.na_nowhaleshark$success, mtdna_maxlength_He_no.na_nowhaleshark$failure)~x) + #add generalized liner model line
  ggtitle("mtDNA: Max Length vs. He", subtitle= "(no Rhincodon typus)") + #add plot  title
  xlab("Max Length (cm)") + ylab("He") + #add axis labels
  ylim(0,1)+                              #create limits
  theme(                                 #specify characteristics of the plot 
    plot.title = element_text(size=14, face="bold"),
    axis.title.x = element_text(color="blue", size=14, face="bold"),
    axis.title.y = element_text(color="red", size=14, face="bold"))

#Fecundity Mean#

mtdna_fecundity_He_no.na$success <- round(mtdna_fecundity_He_no.na$He*mtdna_fecundity_He_no.na$n) #create column of successes
mtdna_fecundity_He_no.na$failure <- round((1-mtdna_fecundity_He_no.na$He)*mtdna_fecundity_He_no.na$n) #create column of failures

ggplot(mtdna_fecundity_He_no.na, aes(x=fecundity_mean, y=He)) + #fecundity mean vs. He scatter plot with statistical model
  geom_point(shape=1) +
  stat_smooth(method="glm",  method.args = list(family = "binomial"), formula= cbind(mtdna_fecundity_He_no.na$success, mtdna_fecundity_He_no.na$failure)~x) + #add generalized liner model line
  ggtitle("mtDNA: Fecundity Mean vs. He") + #add plot title
  xlab("Fecundity Mean") + ylab("He") + #add axis labels
  ylim(0,1)+                              #create limits
  theme(                                 #specify characteristics of the plot 
    plot.title = element_text(size=14, face="bold"),
    axis.title.x = element_text(color="blue", size=14, face="bold"),
    axis.title.y = element_text(color="red", size=14, face="bold"))

############### msat: Statistical Models ############### 

#####Numerical Data#####

#Max Length#

#w/ Rhincodon typus

msat_maxlength_He_no.nan <- msat_maxlength_He_no.na[!is.na(msat_maxlength_He_no.na$n),] #exclude NA
msat_maxlength_He_no.nan <- msat_maxlength_He_no.nan[!(msat_maxlength_He_no.nan$n=="25-32"),]  #exclude n=25-32

msat_maxlength_He_no.nan$success <- round(as.numeric(msat_maxlength_He_no.nan$He)*(as.numeric(msat_maxlength_He_no.nan$n))) #create column of successes
msat_maxlength_He_no.nan$failure <- round(as.numeric((1-msat_maxlength_He_no.nan$He)*(as.numeric(msat_maxlength_He_no.nan$n)))) #create column of failures

ggplot(msat_maxlength_He_no.nan, aes(x=maxlength, y=He)) + #max length vs. He scatter plot with statistical model
  geom_point(shape=1) +
  stat_smooth(method="glm",  method.args = list(family = "binomial"), formula= cbind(msat_maxlength_He_no.nan$success, msat_maxlength_He_no.nan$failure)~x) + #add generalized liner model line
  ggtitle("msat: Max Length vs. He") + #add plot title
  xlab("Max Length (cm)") + ylab("He") + #add axis labels
  ylim(0,1)+                             #create limits
  theme(                                 #specify characteristics of the plot 
    plot.title = element_text(size=14, face="bold"),
    axis.title.x = element_text(color="blue", size=14, face="bold"),
    axis.title.y = element_text(color="red", size=14, face="bold"))

#w/out Rhincodon typus
msat_maxlength_He_no.na_nowhalesharkn <- msat_maxlength_He_no.na_nowhaleshark[!is.na(msat_maxlength_He_no.na_nowhaleshark$n),] #exclude NA
msat_maxlength_He_no.na_nowhalesharkn <- msat_maxlength_He_no.na_nowhalesharkn[!(msat_maxlength_He_no.na_nowhalesharkn$n=="25-32"),] #exclude n=25-32

msat_maxlength_He_no.na_nowhalesharkn$success <- round(as.numeric(msat_maxlength_He_no.na_nowhalesharkn$He)*(as.numeric(msat_maxlength_He_no.na_nowhalesharkn$n))) #create column of successes
msat_maxlength_He_no.na_nowhalesharkn$failure <- round(as.numeric(1-msat_maxlength_He_no.na_nowhalesharkn$He)*(as.numeric(msat_maxlength_He_no.na_nowhalesharkn$n))) #create column of failures

ggplot(msat_maxlength_He_no.na_nowhalesharkn, aes(x=maxlength, y=He)) + #max length w/out Rhincodon typus vs. He scatter plot with statistical model
  geom_point(shape=1) +
  stat_smooth(method="glm",  method.args = list(family = "binomial"), formula= cbind(msat_maxlength_He_no.na_nowhalesharkn$success, msat_maxlength_He_no.na_nowhalesharkn$failure)~x) + #add generalized liner model line
  ggtitle("msat: Max Length vs. He", subtitle= "(no Rhincodon typus)") + #add plot title
  xlab("Max Length (cm)") + ylab("He") + #add axis labels
  ylim(0,1)+                              #create limits
  theme(                                 #specify characteristics of the plot 
    plot.title = element_text(size=14, face="bold"),
    axis.title.x = element_text(color="blue", size=14, face="bold"),
    axis.title.y = element_text(color="red", size=14, face="bold"))

#Fecundity Mean#

msat_fecundity_He_no.nan <- msat_fecundity_He_no.na[!is.na(msat_fecundity_He_no.na$n),] #exclude NA 
msat_fecundity_He_no.nan <- msat_fecundity_He_no.nan[!(msat_fecundity_He_no.nan$n=="25-32"),] #exclude n=25-32

msat_fecundity_He_no.nan$success <- round(as.numeric(msat_fecundity_He_no.nan$He)*(as.numeric(msat_fecundity_He_no.nan$n))) #create column of successes
msat_fecundity_He_no.nan$failure <- round(as.numeric(1-msat_fecundity_He_no.nan$He)*(as.numeric(msat_fecundity_He_no.nan$n))) #create column of failures

ggplot(msat_fecundity_He_no.nan , aes(x=fecundity_mean, y=He)) + #fecundity mean vs. He scatter plot with statistical model
  geom_point(shape=1) +
  stat_smooth(method="glm",  method.args = list(family = "binomial"), formula= cbind(msat_fecundity_He_no.nan$success, msat_fecundity_He_no.nan$failure)~x) + #add generalized liner model line
  ggtitle("msat: Fecundity Mean vs. He") + #add plot title
  xlab("Fecundity Mean") + ylab("He") + #add axis labels
  ylim(0,1)+                              #create limits
  theme(                                 #specify characteristics of the plot 
    plot.title = element_text(size=14, face="bold"),
    axis.title.x = element_text(color="blue", size=14, face="bold"),
    axis.title.y = element_text(color="red", size=14, face="bold"))

############### Combined Statistical Models ############### 

#Max Length#

#w/ Rhincodon typus

final_maxlength_alln <- final_maxlength_all[!is.na(final_maxlength_all$n),] #exclude NA 
final_maxlength_alln <- final_maxlength_alln[!(final_maxlength_alln$n=="25-32"),] #exclude n=25-32

final_maxlength_alln$success <- round(as.numeric(final_maxlength_alln$He)*(as.numeric(final_maxlength_alln$n))) #create column of successes
final_maxlength_alln$failure <- round(as.numeric(1-final_maxlength_alln$He)*(as.numeric(final_maxlength_alln$n))) #create column of failures

ggplot(final_maxlength_alln, aes(x=maxlength, y=He, col=markertype, shape=markertype)) + #max length & He scatter plot
  geom_point(aes(shape=markertype, fill=NULL)) +    # Use hollow circles
  geom_smooth(data= msat_maxlength_He_no.nan, aes(x=maxlength, y=He), method="glm",  method.args = list(family = "binomial"), 
              formula= cbind(msat_maxlength_He_no.nan$success, msat_maxlength_He_no.nan$failure)~x, inherit.aes = FALSE,   #Add linear regression line outline
              se=TRUE, color = "black", size = 2, fill = NA) + 
  stat_smooth(data= msat_maxlength_He_no.nan, aes(x=maxlength, y=He), method="glm",  method.args = list(family = "binomial"), #Add linear regression line
              formula= cbind(msat_maxlength_He_no.nan$success, msat_maxlength_He_no.nan$failure)~x, inherit.aes = FALSE, color= "skyblue2") +
  geom_smooth(data= mtdna_maxlength_He_no.na, aes(x=maxlength, y=He), method="glm",  method.args = list(family = "binomial"), 
              formula= cbind(mtdna_maxlength_He_no.na$success, mtdna_maxlength_He_no.na$failure)~x, inherit.aes=FALSE,  #Add linear regression line outline
              se=TRUE, color = "black", size = 2, fill = NA) + 
  stat_smooth(data= mtdna_maxlength_He_no.na, aes(x=maxlength, y=He), method="glm",  method.args = list(family = "binomial"), #Add linear regression line
              formula= cbind(mtdna_maxlength_He_no.na$success, mtdna_maxlength_He_no.na$failure)~x, inherit.aes=FALSE, color= "blue") +
  ylim(0,1)+                              #create limits
  coord_cartesian(ylim = c(0, 1)) +
  ggtitle("Max Length vs. He", subtitle = "(w/ Rhincodon typus) msat vs. mtDNA") + #add plot title
  xlab("Max Length (cm)") + ylab("He") + #add axis labels
  theme(                                 #specifying characteristics of the plot 
    plot.title = element_text(size=14, face="bold"),
    axis.title.x = element_text(color="blue", size=14, face="bold"),
    axis.title.y = element_text(color="red", size=14, face="bold"))+
  scale_colour_manual(values=c("skyblue2","blue")) +
  scale_shape(solid = FALSE) 

#w/out Rhincodon typus

final_maxlength.nowhaleshark_alln <- final_maxlength.nowhaleshark_all[!is.na(final_maxlength.nowhaleshark_all$n),] #exclude NA 
final_maxlength.nowhaleshark_alln <- final_maxlength.nowhaleshark_alln[!(final_maxlength.nowhaleshark_alln$n=="25-32"),] #exclude n=25-32

final_maxlength.nowhaleshark_alln$success <- round(as.numeric(final_maxlength.nowhaleshark_alln$He)*(as.numeric(final_maxlength.nowhaleshark_alln$n))) #create column of successes
final_maxlength.nowhaleshark_alln$failure <- round(as.numeric(1-final_maxlength.nowhaleshark_alln$He)*(as.numeric(final_maxlength.nowhaleshark_alln$n))) #create column of failures

ggplot(final_maxlength.nowhaleshark_alln, aes(x=maxlength, y=He, col=markertype, shape=markertype)) + #max length w/out Rhincodon typus & He scatter plot
  geom_point(aes(shape=markertype, fill=NULL)) +    # Use hollow circles
  geom_smooth(data= msat_maxlength_He_no.na_nowhalesharkn, aes(x=maxlength, y=He), method="glm",  method.args = list(family = "binomial"), 
              formula= cbind(msat_maxlength_He_no.na_nowhalesharkn$success, msat_maxlength_He_no.na_nowhalesharkn$failure)~x, inherit.aes = FALSE,   #Add linear regression line outline
              se=TRUE, color = "black", size = 2, fill = NA) + 
  stat_smooth(data= msat_maxlength_He_no.na_nowhalesharkn, aes(x=maxlength, y=He), method="glm",  method.args = list(family = "binomial"), #Add linear regression line
              formula= cbind(msat_maxlength_He_no.na_nowhalesharkn$success, msat_maxlength_He_no.na_nowhalesharkn$failure)~x, inherit.aes = FALSE, color= "skyblue2") +
  geom_smooth(data= mtdna_maxlength_He_no.na_nowhaleshark, aes(x=maxlength, y=He), method="glm",  method.args = list(family = "binomial"), 
              formula= cbind(mtdna_maxlength_He_no.na_nowhaleshark$success, mtdna_maxlength_He_no.na_nowhaleshark$failure)~x, inherit.aes=FALSE,  #Add linear regression line outline
              se=TRUE, color = "black", size = 2, fill = NA) + 
  stat_smooth(data= mtdna_maxlength_He_no.na_nowhaleshark, aes(x=maxlength, y=He), method="glm",  method.args = list(family = "binomial"), #Add linear regression line
              formula= cbind(mtdna_maxlength_He_no.na_nowhaleshark$success, mtdna_maxlength_He_no.na_nowhaleshark$failure)~x, inherit.aes=FALSE, color= "blue") +
  ylim(0,1)+                              #create limits
  coord_cartesian(ylim = c(0, 1)) +
  ggtitle("Max Length vs. He", subtitle = "(w/out Rhincodon typus) msat vs. mtDNA") + #add plot title
  xlab("Max Length (cm)") + ylab("He") + #add axis labels
  theme(                                 #specifying characteristics of the plot 
    plot.title = element_text(size=14, face="bold"),
    axis.title.x = element_text(color="blue", size=14, face="bold"),
    axis.title.y = element_text(color="red", size=14, face="bold"))+
  scale_colour_manual(values=c("skyblue2","blue")) +
  scale_shape(solid = FALSE) 


#Fecundity Mean

final_fecunditymean_alln <- final_fecunditymean_all[!is.na(final_fecunditymean_all$n),] #exclude NA
final_fecunditymean_alln <- final_fecunditymean_alln[!(final_fecunditymean_alln$n=="25-32"),] #exclude n=25-32

final_fecunditymean_alln$success <- round(as.numeric(final_fecunditymean_alln$He)*(as.numeric(final_fecunditymean_alln$n))) #create column of successes
final_fecunditymean_alln$failure <- round(as.numeric(1-final_fecunditymean_alln$He)*(as.numeric(final_fecunditymean_alln$n))) #create column of failures

ggplot(final_fecunditymean_alln, aes(x=fecundity_mean, y=He, col=markertype, shape=markertype)) + #fecundity mean & He scatter plot
  geom_point(aes(shape=markertype, fill=NULL)) +    # Use hollow circles
  geom_smooth(data= msat_fecundity_He_no.nan , aes(x=fecundity_mean, y=He), method="glm",  method.args = list(family = "binomial"), 
              formula= cbind(msat_fecundity_He_no.nan $success, msat_fecundity_He_no.nan $failure)~x, inherit.aes = FALSE,   #Add linear regression line outline
              se=TRUE, color = "black", size = 2, fill = NA) + 
  stat_smooth(data= msat_fecundity_He_no.nan , aes(x=fecundity_mean, y=He), method="glm",  method.args = list(family = "binomial"), #Add linear regression line
              formula= cbind(msat_fecundity_He_no.nan $success, msat_fecundity_He_no.nan $failure)~x, inherit.aes = FALSE, color= "skyblue2") +
  geom_smooth(data= mtdna_fecundity_He_no.na, aes(x=fecundity_mean, y=He), method="glm",  method.args = list(family = "binomial"), 
              formula= cbind(mtdna_fecundity_He_no.na$success, mtdna_fecundity_He_no.na$failure)~x, inherit.aes=FALSE,  #Add linear regression line outline
              se=TRUE, color = "black", size = 2, fill = NA) + 
  stat_smooth(data= mtdna_fecundity_He_no.na, aes(x=fecundity_mean, y=He), method="glm",  method.args = list(family = "binomial"), #Add linear regression line
              formula= cbind(mtdna_fecundity_He_no.na$success, mtdna_fecundity_He_no.na$failure)~x, inherit.aes=FALSE, color= "blue") +
  ylim(0,1)+                              #create limits
  coord_cartesian(ylim = c(0, 1)) +
  ggtitle("Fecundity Mean vs. He", subtitle = "msat vs. mtDNA") + #add plot title
  xlab("Fecundity Mean") + ylab("He") + #add axis labels
  theme(                                 #specifying characteristics of the plot 
    plot.title = element_text(size=14, face="bold"),
    axis.title.x = element_text(color="blue", size=14, face="bold"),
    axis.title.y = element_text(color="red", size=14, face="bold"))+
  scale_colour_manual(values=c("skyblue2","blue")) +
  scale_shape(solid = FALSE) 
